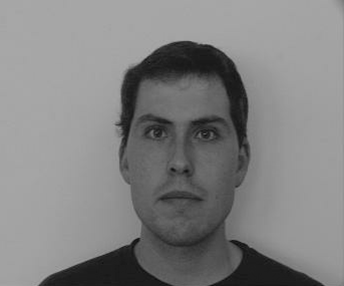
%> input picture male.png, 344 x 286 px
$ octave Problem_10_2.m   (GNU Octave 9; MATLAB toolbox functions it lacks are replaced by stand-ins)
%> lines starting %> are read from the running program, lines starting %| are printed output that depends on the picture; in (x1, y1, x2, y2) boxes, pixels count from 0 and x2, y2 are one past the last pixel; in counts of white or black regions, pixels touching at a corner belong together; the program's own positions count from 1
% Problem 10_1 Manual gray level threshold
clear, clc, close all;

% load image
Img = imread('male.png');
%> Img is the input picture: size 286x344 uint8; min 13, max 171, mean 129.8

% global threasholding by Otsu method
level = graythresh(Img) % choose by Otsu method
%> level = 0.439
bwImg = im2bw(Img, level);
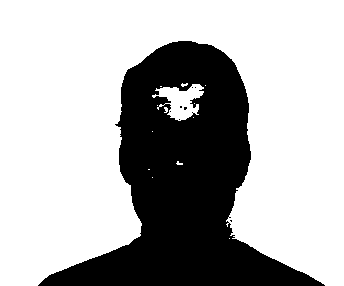
%> bwImg: size 286x344 logical; 69.4% white; 8 black regions (7 under 20 px), largest, box (x1, y1, x2, y2) and area: (38, 41, 325, 286) 30059
blendedImg = (1 - bwImg) .* im2double(Img);
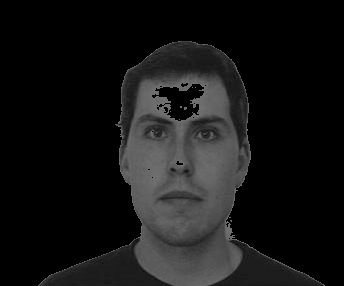
%> blendedImg: size 286x344 double; min 0, max 0.439, mean 0.0824

% show images
subplot(1, 3, 1), imshow(Img), title('Original Image');
subplot(1, 3, 2), imshow(bwImg), title('Globally Threshold');
subplot(1, 3, 32), imshow(blendedImg), title('Overlay Image'); axes('Parent', figure, 'FontSize', 12);

% show histogram of image and threshold value
[counts, x] = imhist(Img);
%> counts = 256 values, max 10429 at index 167, min 0 at index 1, mean 384.3; x = 256 values from 0 to 255
bar(x, counts), hold on;
OtsuThresh = round(level * 255);
%> OtsuThresh = 112
h = plot(OtsuThresh * ones(1, 100), linspace(0, max(counts)), 'g-');
axis([0 255 0 max(counts)]);
set(gca, 'FontSize', 12); set(gcf, 'Color', 'white');
%> after `set(gcf, 'Color', 'white')`:
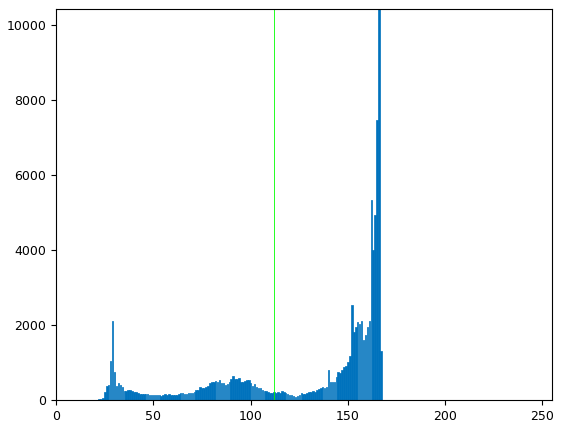
%> figure redrawn from the program's plot data; tallest bar 10429 high, from x = 165.6 to 166.4


% save image
imwrite(bwImg, 'Global_Threshold_Image.png')
saveas(gcf, 'Global_Threshold_Histogram.png');

$ run again, with Constract_Unchanged.png copied over male.png
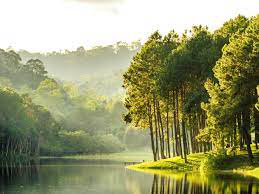
%> input picture Constract_Unchanged.png, 259 x 194 px
%> Img is the input picture: size 194x259x3 uint16; mean R, G, B 39109.9, 39545.9, 28823.3
%> level = 0.565
%> `bwImg = im2bw(Img, level);`:
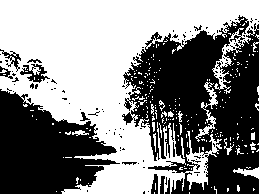
%> bwImg: size 194x259 logical; 52.5% white; 107 black regions (94 under 20 px), largest, box (x1, y1, x2, y2) and area: (122, 15, 259, 194) 14869, (0, 89, 120, 194) 7892, (20, 64, 50, 83) 240
%> counts = 256 values, max 21815 at index 256, min 115 at index 235, mean 588.8; x = 256 values from 0 to 65535
%> OtsuThresh = 144
%> `set(gcf, 'Color', 'white')`:
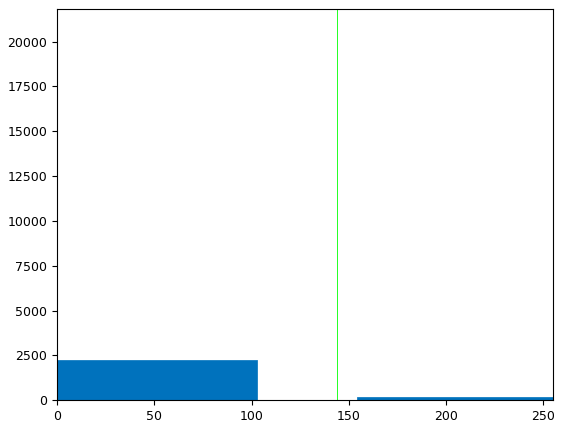
%> figure redrawn from the program's plot data; tallest bar 21815 high, from x = 65432.2 to 65637.8
